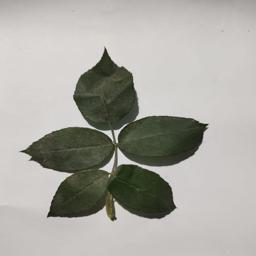
#> input picture foto-original/test1.jpg, 256 x 256 px, found by its file name
$ python 1.py
#> lines starting #> are read from the running program, lines starting #| are printed output that depends on the picture
import numpy as np
import cv2
import matplotlib.pyplot as plt
# from google.colab.patches import cv2_imshow

# Memuat gambar dari direktori Colab
query_img = cv2.imread('test1.jpg')
#> query_img is the input picture: shape (256, 256, 3); mean B, G, R 162.8, 169.2, 170.8
train_img = cv2.imread('test11.jpg')
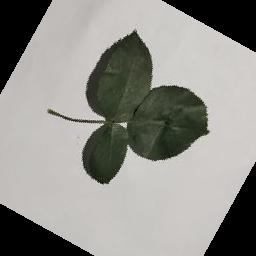
#> input picture foto-original/test11.jpg, 256 x 256 px, found by its file name
#> train_img is the input picture: shape (256, 256, 3); mean B, G, R 139.5, 144.5, 145.4

# Konversi gambar ke grayscale (hitam putih)
query_img_bw = cv2.cvtColor(query_img, cv2.COLOR_BGR2GRAY)
train_img_bw = cv2.cvtColor(train_img, cv2.COLOR_BGR2GRAY)

# Inisialisasi detektor ORB
orb = cv2.ORB_create()

# Mendeteksi titik kunci (Keypoints) dan Deskriptor
queryKeypoints, queryDescriptors = orb.detectAndCompute(query_img_bw, None)
#> queryKeypoints = 344 keypoints; strongest (x, y, size): (115, 131, 37.2), (112, 131, 53.6), (108, 131, 37.2), (48, 216, 31)
trainKeypoints, trainDescriptors = orb.detectAndCompute(train_img_bw, None)
#> trainKeypoints = 321 keypoints; strongest (x, y, size): (134, 31, 31), (124, 126, 31), (125, 123, 31), (103, 119, 31)

# Proses pencocokan (Matching)
matcher = cv2.BFMatcher()
matches = matcher.match(queryDescriptors, trainDescriptors)
#> matches = 344 matches
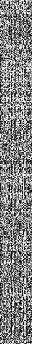
#> queryDescriptors: shape (344, 32); min 0, max 255, mean 129.9

# Menggambar hasil pencocokan (20 kecocokan pertama)
final_img = cv2.drawMatches(query_img, queryKeypoints, train_img, trainKeypoints, matches[:20], None)
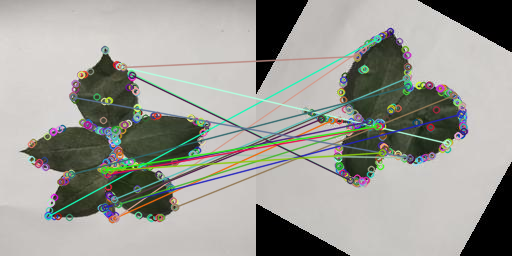
#> final_img: shape (256, 512, 3); mean B, G, R 150.3, 156.4, 156.3
final_img = cv2.resize(final_img, (1000, 650))
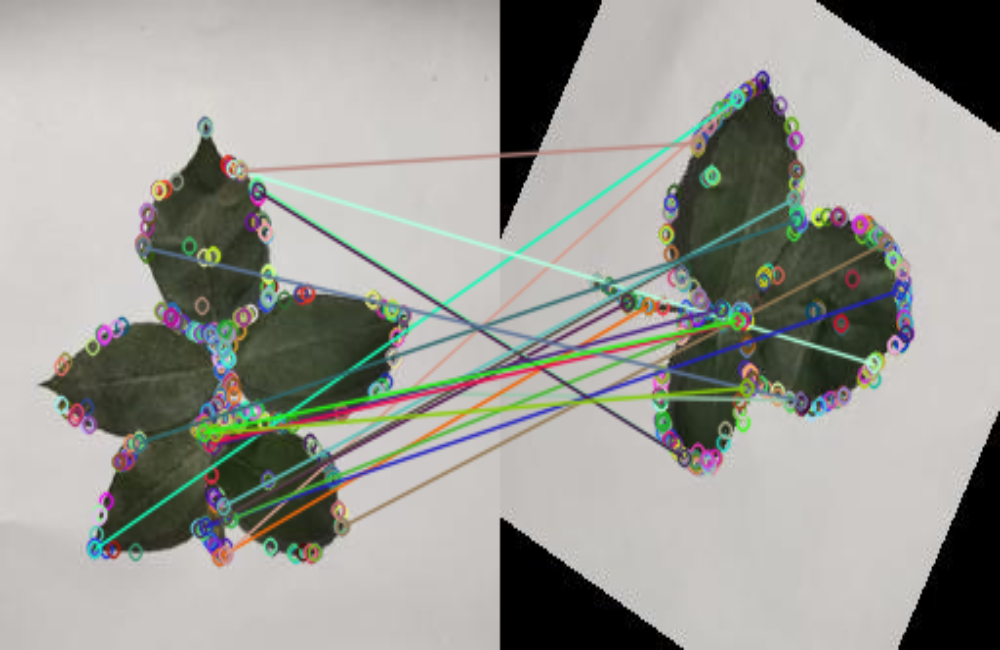
#> final_img: shape (650, 1000, 3); mean B, G, R 150.2, 156.3, 156.2

# Menampilkan hasil
plt.figure(figsize=(10,6))
plt.imshow(cv2.cvtColor(final_img, cv2.COLOR_BGR2RGB))
plt.title("Feature Matches")
plt.axis('off')
plt.show()
